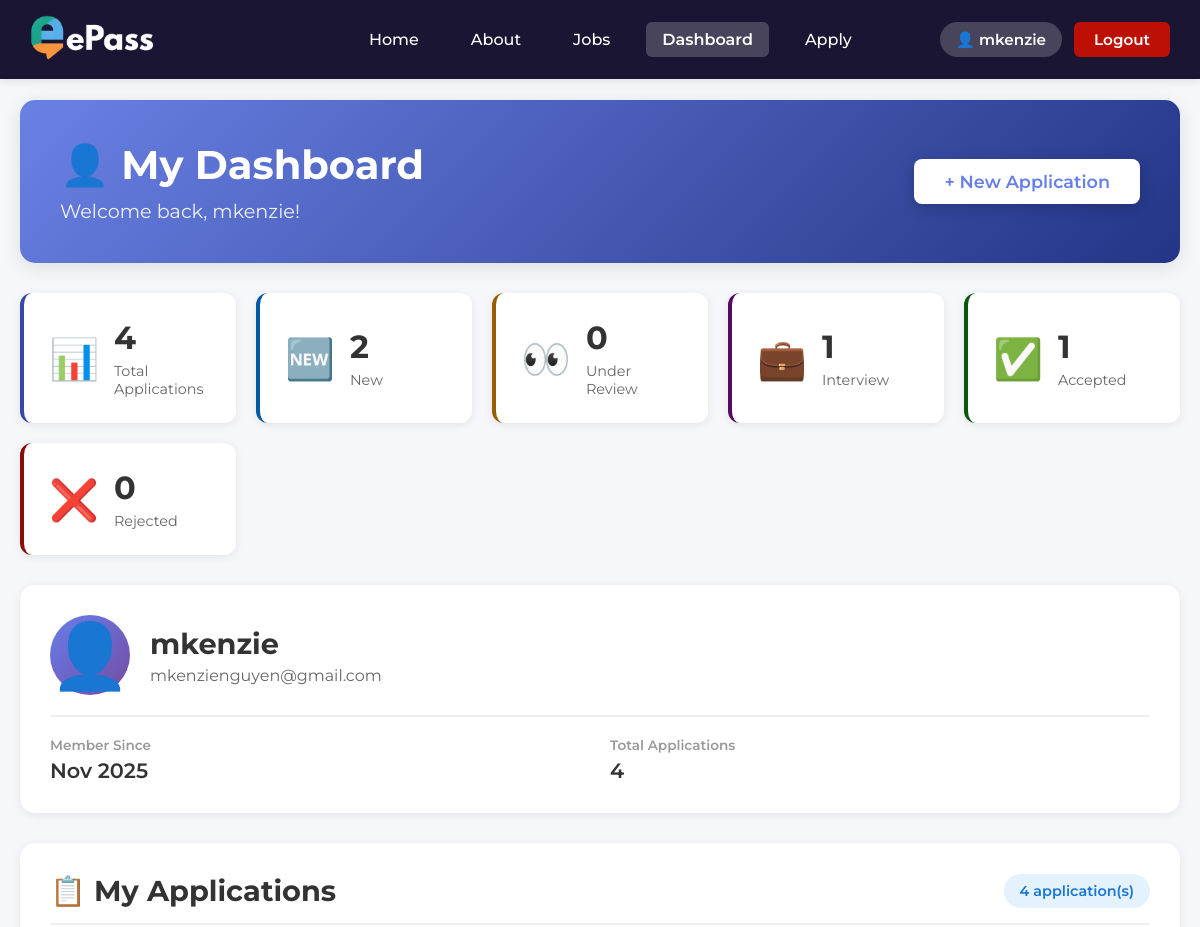
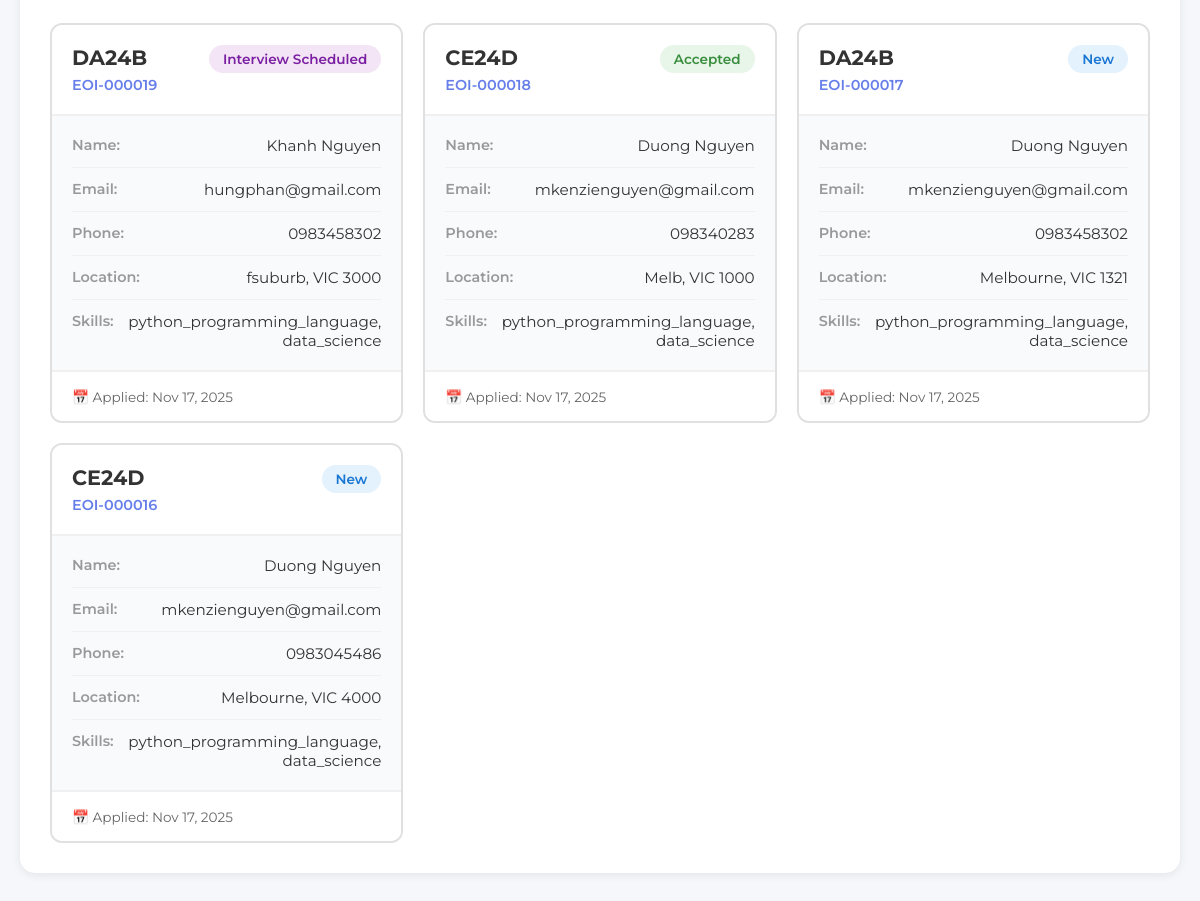
The app's page /dashboard.php (signed in), older data (2 pictures, top to bottom).
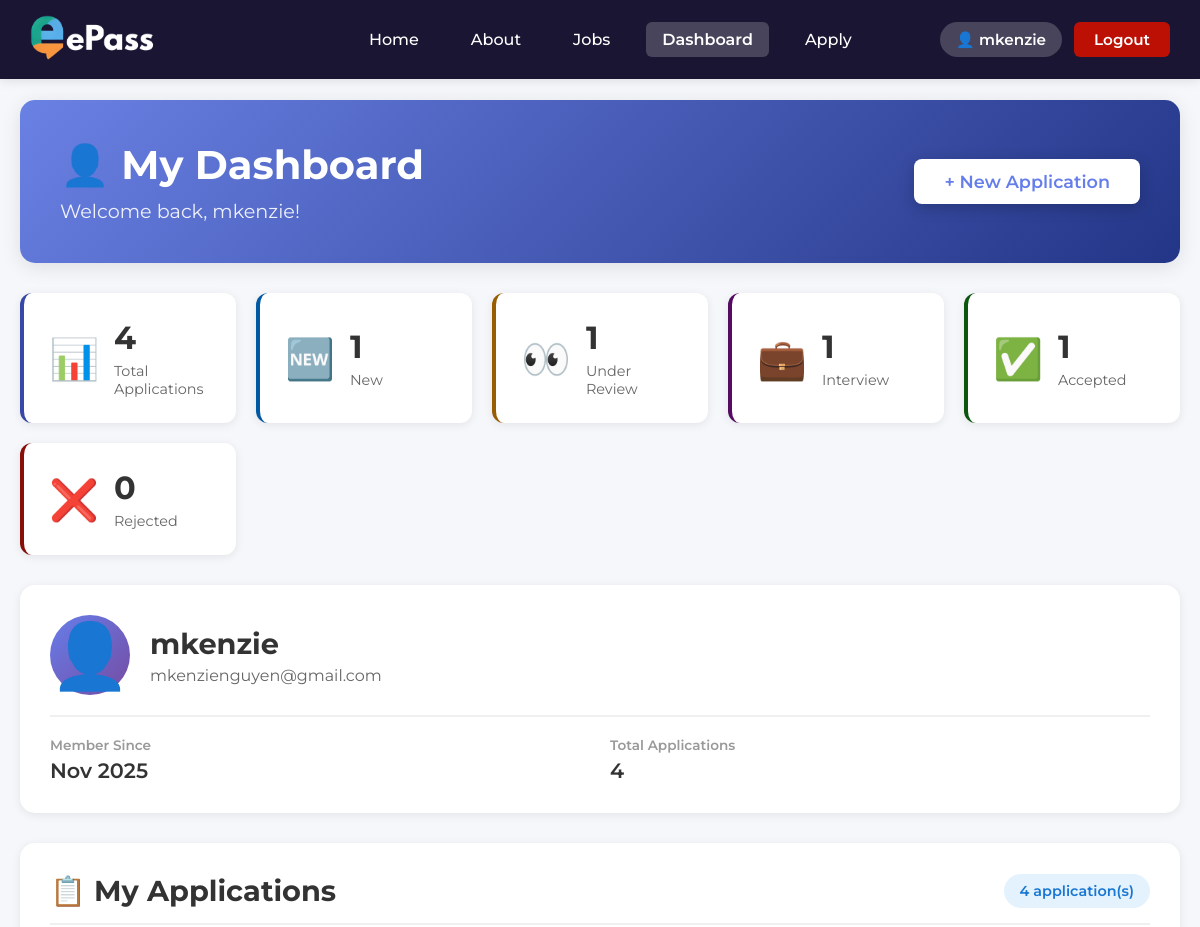
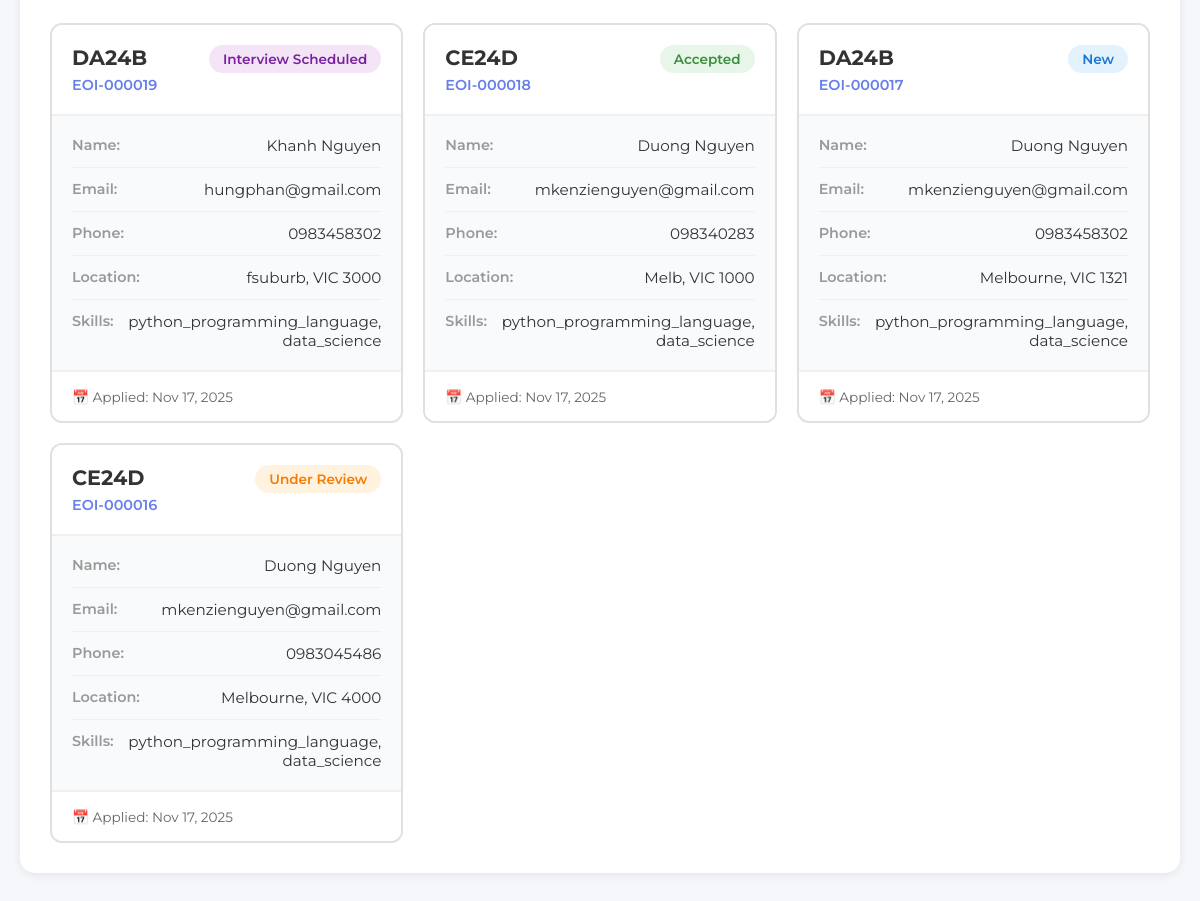
The same page, newer data (2 pictures, top to bottom).
### tables this page shows
CREATE TABLE `eoi` (
  `EOInumber` int(11) NOT NULL,
  `user_id` int(11) DEFAULT NULL,
  `jobref` varchar(5) NOT NULL,
  `Fname` varchar(20) NOT NULL,
  `Lname` varchar(20) NOT NULL,
  `dob` varchar(10) NOT NULL,
  `gender` enum('Male','Female') NOT NULL,
  `street` varchar(40) NOT NULL,
  `suburbtown` varchar(40) NOT NULL,
  `state` varchar(3) NOT NULL,
  `postcode` varchar(4) NOT NULL,
  `email` varchar(50) NOT NULL,
  `phone` varchar(12) NOT NULL,
  `skills` varchar(200) NOT NULL,
  `otherskills` text NOT NULL,
  `status` enum('New','Under Review','Interview Scheduled','Accepted','Rejected') DEFAULT 'New',
  `created_at` timestamp NOT NULL DEFAULT current_timestamp()
);

### init_session.php (called while the page is built, shortened)
<?php
function isUserLoggedIn() {
    return isset($_SESSION['logged_in']) && $_SESSION['logged_in'] === true;
}
function getCurrentUsername() {
    return isUserLoggedIn() ? $_SESSION['username'] : null;
}
?>

### user-nav.inc (called while the page is built, shortened)
<?php
require_once('init_session.php');
$is_logged_in = isUserLoggedIn();
$username = $is_logged_in ? getCurrentUsername() : '';
?>

### dashboard.php (the view, shortened to what the changed rows need)
<?php
require_once('init_session.php');
require_once('settings.php');
$conn = mysqli_connect($host, $user, $pwd, $sql_db);
$user_id = $_SESSION['user_id'];
$query = "SELECT * FROM eoi WHERE user_id = ? ORDER BY EOInumber DESC";
$stmt = mysqli_prepare($conn, $query);
mysqli_stmt_bind_param($stmt, "i", $user_id);
mysqli_stmt_execute($stmt);
$result = mysqli_stmt_get_result($stmt);
$applications = [];
if ($result) {
    $applications = mysqli_fetch_all($result, MYSQLI_ASSOC);
}
$stats_query = "SELECT
    COUNT(*) as total,
    SUM(CASE WHEN status = 'New' THEN 1 ELSE 0 END) as new_count,
    SUM(CASE WHEN status = 'Under Review' THEN 1 ELSE 0 END) as review_count,
    SUM(CASE WHEN status = 'Interview Scheduled' THEN 1 ELSE 0 END) as interview_count,
    SUM(CASE WHEN status = 'Accepted' THEN 1 ELSE 0 END) as accepted_count,
    SUM(CASE WHEN status = 'Rejected' THEN 1 ELSE 0 END) as rejected_count
    FROM eoi WHERE user_id = ?";
$stats_stmt = mysqli_prepare($conn, $stats_query);
mysqli_stmt_bind_param($stats_stmt, "i", $user_id);
mysqli_stmt_execute($stats_stmt);
$stats_result = mysqli_stmt_get_result($stats_stmt);
$stats = mysqli_fetch_assoc($stats_result);
?>
<!DOCTYPE html>
<html lang="en">
<head>
    <link rel="stylesheet" href="styles/dashboard.css">
</head>
<body>
    <?php include 'user-nav.inc'; ?>
    <div class="dashboard-container">
        <div class="dashboard-header">
            <div class="header-content">
                <h1>👤 My Dashboard</h1>
            </div>
        </div>
        <div class="stats-grid">
            <div class="stat-card new">
                <div class="stat-info">
                    <h3><?php echo $stats['new_count']; ?></h3>
                    <p>New</p>
                </div>
            </div>
            <div class="stat-card review">
                <div class="stat-info">
                    <h3><?php echo $stats['review_count']; ?></h3>
                    <p>Under Review</p>
                </div>
            </div>
        </div>
        <div class="profile-section">
            <div class="profile-card">
                <div class="profile-header">
                    <div class="profile-info">
                        <h2><?php echo htmlspecialchars($username); ?></h2>
                    </div>
                </div>
            </div>
        </div>
        <div class="applications-section">
            <div class="section-header">
                <h2>📋 My Applications</h2>
            </div>
            <?php if (empty($applications)): ?>
                <div class="empty-state">
                    <div class="empty-icon">📝</div>
                    <h3>No Applications Yet</h3>
                    <p>You haven't submitted any job applications. Start your journey with us!</p>
                    <a href="jobs.php" class="btn btn-primary">Browse Jobs</a>
                </div>
            <?php else: ?>
                <div class="applications-grid">
                    <?php foreach ($applications as $app): ?>
                        <div class="application-card">
                            <div class="card-header">
                                <div class="job-info">
                                    <h3><?php echo htmlspecialchars($app['jobref']); ?></h3>
                                    <span class="eoi-number">EOI-<?php echo str_pad($app['EOInumber'], 6, '0', STR_PAD_LEFT); ?></span>
                                </div>
                                <span class="status-badge status-<?php echo strtolower(str_replace(' ', '-', $app['status'])); ?>">
                                    <?php echo htmlspecialchars($app['status']); ?>
                                </span>
                            </div>
                            <div class="card-body">
                                <div class="info-row">
                                    <span class="label">Name:</span>
                                    <span class="value"><?php echo htmlspecialchars($app['Fname'] . ' ' . $app['Lname']); ?></span>
                                </div>
                                <div class="info-row">
                                    <span class="label">Email:</span>
                                    <span class="value"><?php echo htmlspecialchars($app['email']); ?></span>
                                </div>
                                <div class="info-row">
                                    <span class="label">Phone:</span>
                                    <span class="value"><?php echo htmlspecialchars($app['phone']); ?></span>
                                </div>
                                <div class="info-row">
                                    <span class="label">Location:</span>
                                    <span class="value"><?php echo htmlspecialchars($app['suburbtown'] . ', ' . $app['state'] . ' ' . $app['postcode']); ?></span>
                                </div>
                                <div class="info-row">
                                    <span class="label">Skills:</span>
                                    <span class="value"><?php echo htmlspecialchars($app['skills']); ?></span>
                                </div>
                            </div>
                            <div class="card-footer">
                                <span class="date">
                                    📅 Applied: <?php echo isset($app['created_at']) ? date('M j, Y', strtotime($app['created_at'])) : 'N/A'; ?>
                                </span>
                            </div>
                        </div>
                    <?php endforeach; ?>
                </div>
            <?php endif; ?>
        </div>
    </div>
</body>
</html>

Row changes from the older to the newer data that the page shows:
changed eoi "Melbourne, VIC 4000": status "New" → "Under Review"
Text that changed along with them:
$stats['new_count']: "2" → "1"
$stats['review_count']: "0" → "1"
